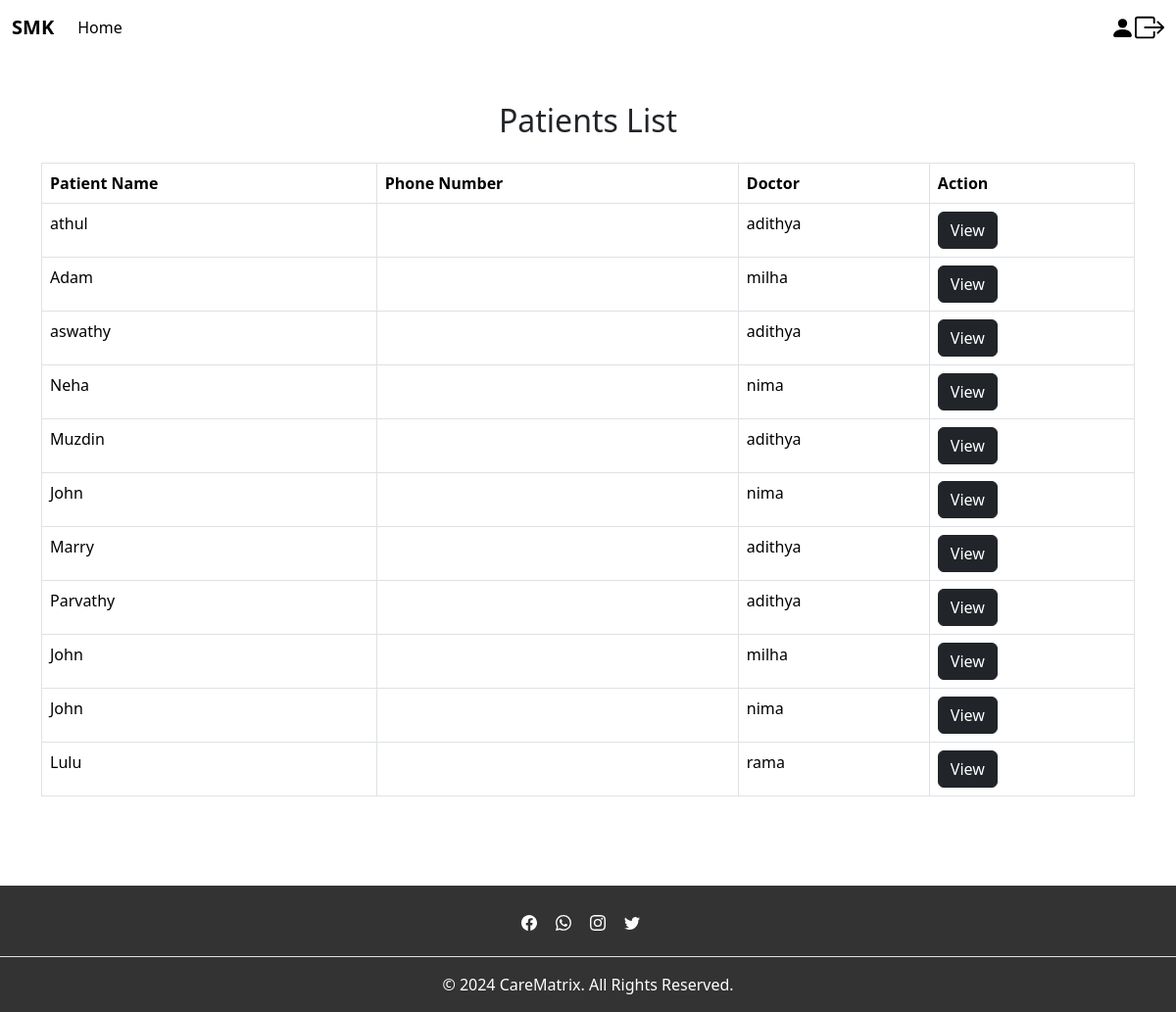
The app's page /patients_list, older data.
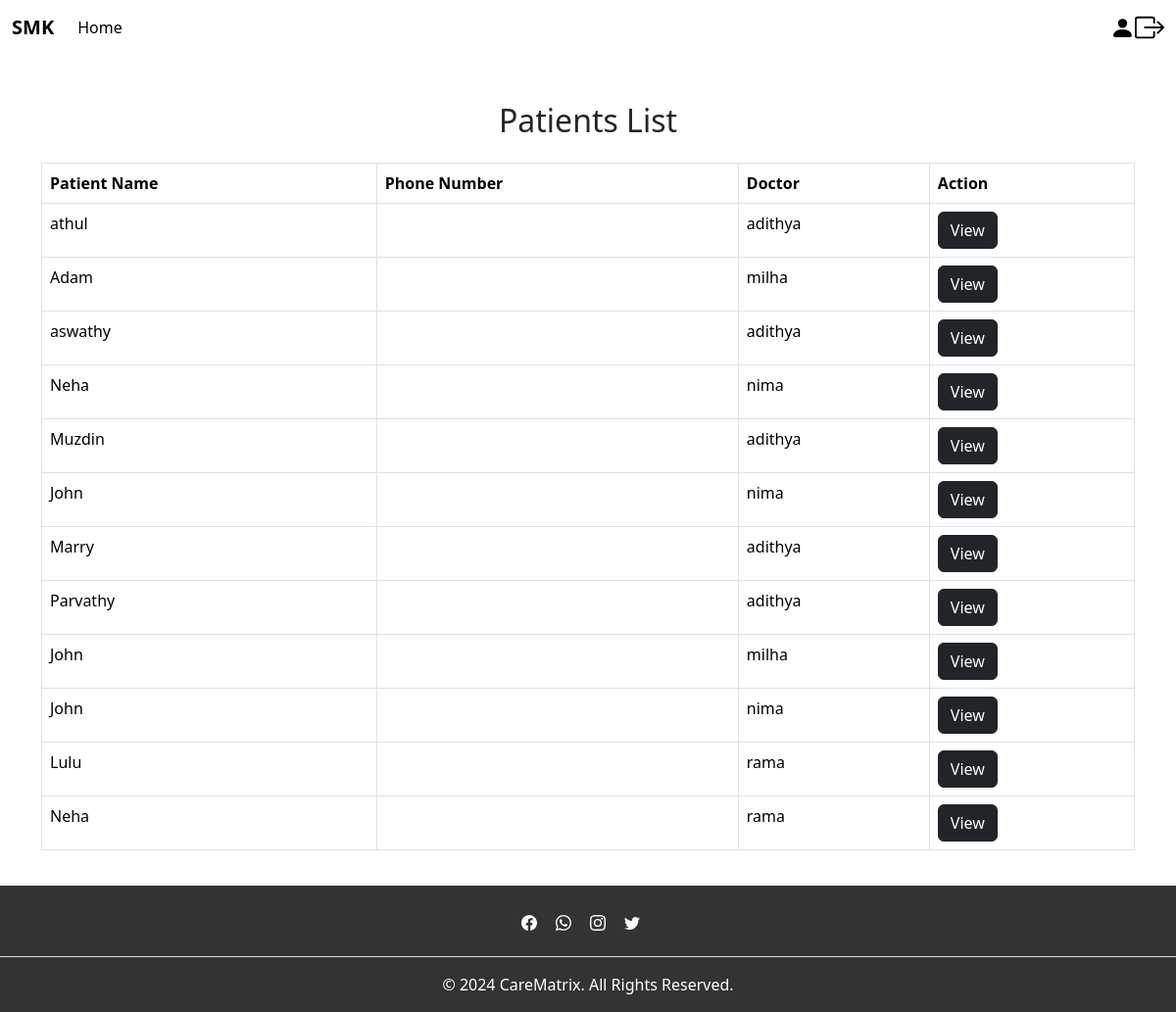
The same page, newer data.
### app/models.py (models this page shows)
class PatientConsultation(models.Model):
    doctor = models.ForeignKey(CustomUser, on_delete=models.CASCADE, related_name='consultations_as_doctor')
    user_id = models.ForeignKey(CustomUser,on_delete=models.CASCADE, related_name='consultations_as_patient')
    name = models.CharField(max_length=100)
    age = models.IntegerField(validators=[MinValueValidator(0), MaxValueValidator(120)])
    height = models.IntegerField(null=True, validators=[MinValueValidator(0)])
    weight = models.IntegerField(validators=[MinValueValidator(0)])
    state = models.CharField(max_length=100)
    condition = models.TextField()
    medicine = models.TextField()
    created_at = models.DateTimeField(auto_now_add=True)
    status = models.CharField(null=True,blank=True,max_length=100)
    fees = models.DecimalField(max_digits=10, decimal_places=2, default=0.00)
    amount = models.DecimalField(max_digits=10, decimal_places=2, default=0.00)
    commission = models.DecimalField(max_digits=10, decimal_places=2, default=0.00)
    def __str__(self):
        return self.name

class CustomUser(AbstractUser):
    Phonenumber=models.IntegerField(null=True,blank=True,unique=True)
    Age=models.IntegerField(null=True,blank=True)
    Address=models.CharField(null=True,blank=True,max_length=100)
    DOB=models.DateField(null=True,blank=True)
    usertype=models.CharField(max_length=200)
    Image = models.FileField(null=True, blank=True)

### app/views.py (the view)
# urls.py: path('patients_list',views.patients_list,name='patients_list'),
def patients_list(request):
    consultation1 = PatientConsultation.objects.all()
    print(consultation1)
    return render(request, 'admin/patients_list.html', {'consultation': consultation1})

### template/admin/patients_list.html (shortened to what this page needs)
{% extends 'admin/base_admin.html' %}
{% block content %}
<div class="container mt-5" style="height: 100vh;">
    <h2 class="text-center mb-4">Patients List</h2>
    <table class="table table-bordered table-hover">
        <thead class="thead-dark">
            <tr>
                <th>Patient Name</th>
                <th>Phone Number</th>
                <th>Doctor</th>
                <th>Action</th>
            </tr>
        </thead>
        <tbody>
            {% for i in consultation %}
            <tr>
                <td>{{ i.name }}</td>
                <td>{{ i.phone }}</td>
                <td>{{ i.doctor.username }}</td>
                <td>
                    <button type="submit" class="btn btn-dark"><a href="{% url 'patient_details' %}">View</a></button>
                </td>
            </tr>
            {% endfor %}
        </tbody>
    </table>
</div>
{% endblock %}

Row changes from the older to the newer data that the page shows:
added PatientConsultation: name "Neha", doctor.username "rama"
